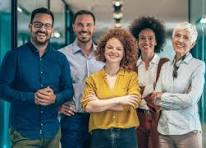
#> input picture Project-3/test3.jpg, 206 x 148 px
$ python Project3.py
#> lines starting #> are read from the running program, lines starting #| are printed output that depends on the picture; after the words box and inside, x2 and y2 are one past the last pixel; in counts of white or black regions, pixels touching at a corner belong together
# Project3.py - improved face detection with upscaling, equalization and adjustable params
import cv2
import os
import matplotlib.pyplot as plt

def detect_and_save(image_path="test3.jpg",
                    upscale=1.5,
                    scaleFactor=1.05,
                    minNeighbors=3,
                    minSize=(30,30),
                    save_crops=True):
#> called with image_path = 'test3.jpg', upscale = 1.5, scaleFactor = 1.05, minNeighbors = 3, minSize = (24, 24), save_crops = True
    if not os.path.exists(image_path):
        print(f"Image not found: {image_path}")
        return

    img = cv2.imread(image_path)
#> img is the input picture: shape (148, 206, 3); mean B, G, R 108.7, 112.1, 105.2
    if img is None:
        print("Unable to read image.")
        return

    print("Original image shape:", img.shape)  # (h, w, channels)
#| Original image shape: (148, 206, 3)

    # Optionally upscale (useful when faces are small)
    if upscale and upscale != 1.0:
        new_w = int(img.shape[1] * upscale)
#> new_w = 309
        new_h = int(img.shape[0] * upscale)
#> new_h = 222
        img = cv2.resize(img, (new_w, new_h), interpolation=cv2.INTER_LINEAR)
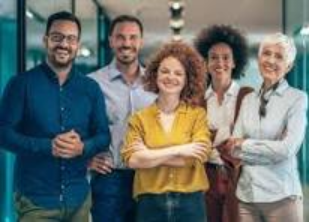
#> img: shape (222, 309, 3); mean B, G, R 108.6, 112, 105.1
        print("Upscaled image shape:", img.shape)
#| Upscaled image shape: (222, 309, 3)

    gray = cv2.cvtColor(img, cv2.COLOR_BGR2GRAY)
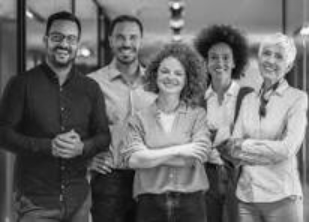
#> gray: shape (222, 309); min 5, max 252, mean 109.6

    # Improve contrast for better detection
    gray = cv2.equalizeHist(gray)
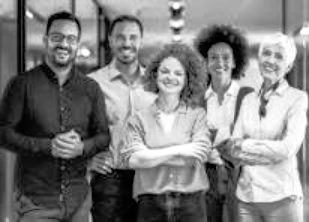
#> gray: shape (222, 309); min 0, max 255, mean 128.2

    cascade_path = cv2.data.haarcascades + "haarcascade_frontalface_default.xml"
    face_cascade = cv2.CascadeClassifier(cascade_path)

    faces = face_cascade.detectMultiScale(
        gray,
        scaleFactor=scaleFactor,
        minNeighbors=minNeighbors,
        minSize=minSize,
        flags=cv2.CASCADE_SCALE_IMAGE
    )
#> faces = [[154, 59, 35, 35], [203, 44, 34, 34], [108, 23, 37, 37], [43, 22, 41, 41], [254, 41, 36, 36], [222, 62, 76, 76]]

    print(f"Faces detected: {len(faces)}")
#| Faces detected: 6

    out = img.copy()
    for i, (x,y,w,h) in enumerate(faces, start=1):
        cv2.rectangle(out, (x,y), (x+w, y+h), (0,255,0), 2)
        if save_crops:
            crop = img[y:y+h, x:x+w]
            cv2.imwrite(f"face_crop_{i}.jpg", crop)
#> this loop made 6 passes
#> pass 1, in detect_and_save, `crop = img[y:y+h, x:x+w]`:
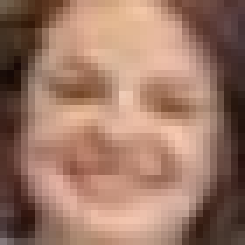
#> crop: shape (35, 35, 3) (shown 7 times larger); mean B, G, R 102.5, 120.1, 158.1
#> pass 2, in detect_and_save, `crop = img[y:y+h, x:x+w]`:
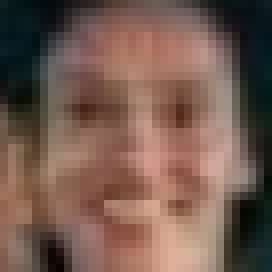
#> crop: shape (34, 34, 3) (shown 8 times larger); mean B, G, R 79, 90, 116.2
#> pass 3, in detect_and_save, `crop = img[y:y+h, x:x+w]`:
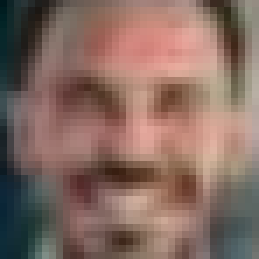
#> crop: shape (37, 37, 3) (shown 7 times larger); mean B, G, R 97.1, 106.5, 133.2
#> after the loop:
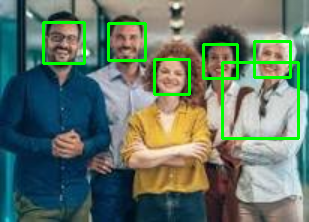
#> out: shape (222, 309, 3); 4.44% of pixels changed, all inside (x1, y1, x2, y2) = (42, 21, 300, 140)

    # Save and show
    out_name = "test3_faces_improved.jpg"
    cv2.imwrite(out_name, out)
    print("Saved:", out_name)
    if faces.any() if isinstance(faces, (list,tuple)) else len(faces)>0:
        print(f"Saved {len(faces)} cropped faces as face_crop_*.jpg")
#| Saved 6 cropped faces as face_crop_*.jpg

    # display using matplotlib
    plt.figure(figsize=(8,6))
    plt.imshow(cv2.cvtColor(out, cv2.COLOR_BGR2RGB))
    plt.axis("off")
    plt.title(f"Faces detected: {len(faces)}")
    plt.show()


if __name__ == "__main__":
    # try with different settings if zero faces detected
    detect_and_save(image_path="test3.jpg",
                    upscale=1.5,        # try 1.0, 1.5, or 2.0
                    scaleFactor=1.05,   # try 1.05 or 1.1
                    minNeighbors=3,     # try 3..6
                    minSize=(24,24),
                    save_crops=True)
